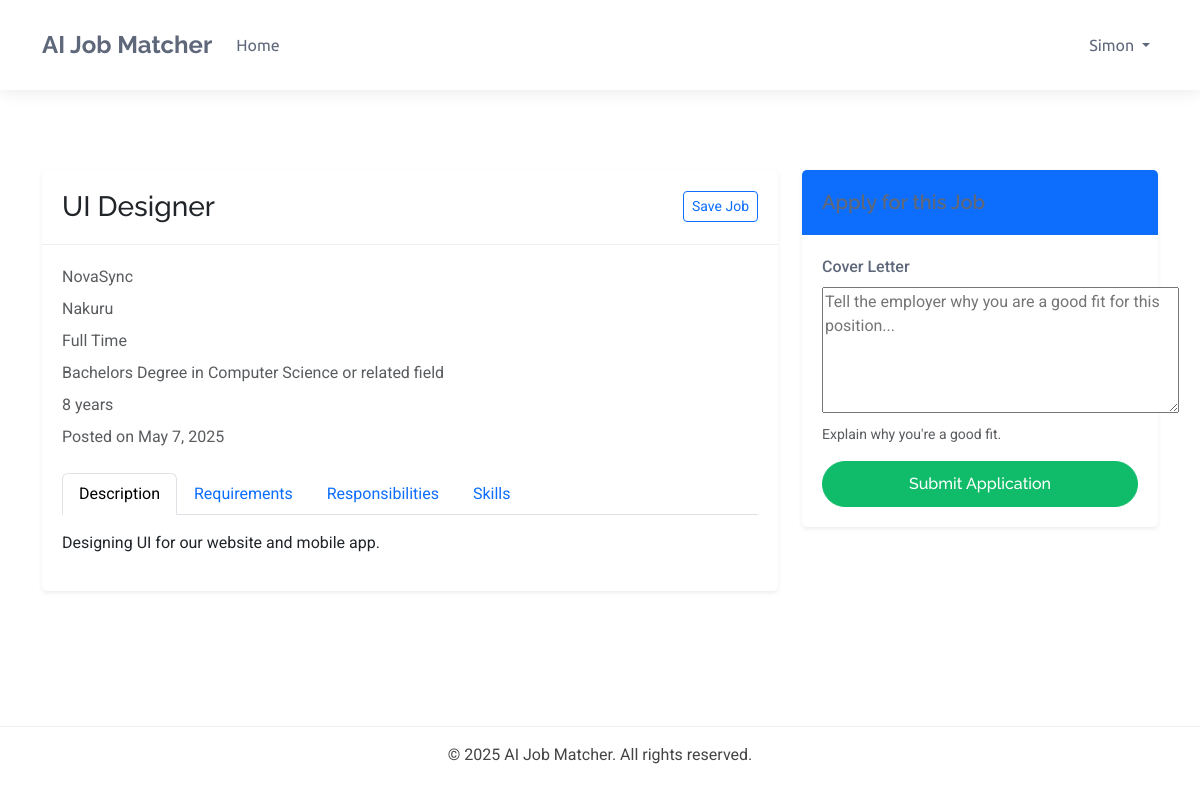
Page /candidate/jobs/27/ (signed in) on the committed database.
### accounts/models.py (models this page shows, shortened)
class TrackingModel(models.Model):
    created_at = models.DateTimeField(auto_now_add=True)
    updated_at = models.DateTimeField(auto_now=True)
    class Meta:
        abstract = True
        ordering = ["-created_at"]

class User(AbstractBaseUser, TrackingModel):
    username_validator = UnicodeUsernameValidator()
    Role_choices = (
        ("Administrator", "Administrator"),
        ("Recruiter", "Recruiter"),
        ("Candidate", "Candidate")
    )
    Gender_choices = (
        ("Male", "Male"),
        ("Female", "Female"),
        ("Other", "Other")
    )
    username = models.CharField(
        _('username'),
        max_length=150,
        unique=True,
        validators=[username_validator],
        error_messages={
            'unique':_("A user with that username already exists."),
        },
    )
    phoneNumberRegex = RegexValidator(regex=r"^\+?1?\d{8,15}$")
    full_name = models.CharField(_('full name'),max_length=200)
    email = models.EmailField(_('email'), unique=True, error_messages={
        'unique': ('A user with email already exists.'),
    })
    gender = models.CharField(_("gender"), max_length=10, choices=Gender_choices)
    phone = PhoneNumberField(
        _('phone number'), unique=True,validators=[phoneNumberRegex],
        blank=True, null=True, max_length=27)
    country = models.CharField(_("country"), max_length=50,
                              blank=True, null=True)
    city = models.CharField(_("city"), max_length=50,
                              blank=True, null=True)
    role = models.CharField(_('Role'), max_length=17, choices=Role_choices, default="Client")
    is_active = models.BooleanField(_('active'), default=True)
    is_admin = models.BooleanField(_('admin'), default=False)
    is_staff = models.BooleanField(_("staff"), default=False)
    timestamp = models.DateTimeField(_("timestamp"), auto_now_add=True)
    objects = CustomManager()
    USERNAME_FIELD = 'email'
    REQUIRED_FIELDS = ['username',]
    @property
    def staff(self):
        return self.staff
    @property
    def active(self):
        return self.active
    @property
    def admin(self):
        return self.admin

### dashboards/models.py (models this page shows, shortened)
class BaseModel(models.Model):
    created_at = models.DateTimeField(auto_now_add=True)
    updated_at = models.DateTimeField(auto_now=True)
    class Meta:
        abstract = True

class JobPosting(BaseModel):
    STATUS_CHOICES = (
        ('active', 'Active'),
        ('filled', 'Filled'),
        ('expired', 'Expired'),
        ('draft', 'Draft'),
    )
    recruiter = models.ForeignKey(Recruiter, on_delete=models.CASCADE, related_name='job_postings')
    title = models.CharField(_('job title'), max_length=255)
    company_name = models.CharField(_('company name'), max_length=255)
    category = models.CharField(_('job category'), max_length=100)
    description = models.TextField(_('job description'))
    requirements = models.TextField(_('job requirements'))
    responsibilities = models.TextField(_('responsibilities'))
    location = models.CharField(_('location'), max_length=255)
    salary_min = models.DecimalField(_('minimum salary'), max_digits=12, decimal_places=2, null=True, blank=True)
    salary_max = models.DecimalField(_('maximum salary'), max_digits=12, decimal_places=2, null=True, blank=True)
    experience_required = models.PositiveIntegerField(_('experience required (years)'), default=0)
    education_level = models.CharField(_('education level'), max_length=100)
    employment_type = models.CharField(_('employment type'), max_length=50)
    status = models.CharField(_('status'), max_length=20, choices=STATUS_CHOICES, default='active')
    expiry_date = models.DateField(_('expiry date'), default=timezone.now)
    skills_required = models.TextField(_('skills required'))
    embedding_vector = models.BinaryField(_('job embedding vector'), null=True, blank=True)
    class Meta:
        ordering = ['-created_at']
        verbose_name = _('Job Posting')
        verbose_name_plural = _('Job Postings')

### candidate/views.py (the view)
# urls.py: path('jobs/<int:job_id>/', views.job_detail, name='job_detail'),
@login_required
@user_passes_test(is_candidate)
def job_detail(request, job_id):
    try:
        candidate = request.user.candidate
    except Candidate.DoesNotExist:
        messages.error(request, "Candidate profile not found")
        return redirect('accounts:profile')
    job = get_object_or_404(JobPosting, id=job_id, status='active')
    resume = Resume.objects.filter(candidate=candidate).first()
    resume_uploaded = bool(resume)
    resume_processed = resume.is_processed if resume else False
    match_score = 0
    if resume_uploaded and resume_processed and job.embedding_vector:
        match_score = predict_specific_job_candidate_match(job, candidate)
    application = JobApplication.objects.filter(job=job, candidate=candidate).first()
    already_applied = application is not None
    is_saved = SavedJob.objects.filter(job=job, candidate=candidate).exists()
    if request.method == 'POST' and not already_applied:
        if not resume_uploaded:
            messages.error(request, "Please upload your resume before applying.")
            return redirect('candidate:upload_resume')
        if not resume_processed:
            messages.warning(request, "Your resume is still being processed.")
            return redirect('candidate:candidate_dashboard')
        form = JobApplicationForm(request.POST)
        if form.is_valid():
            application = form.save(commit=False)
            application.candidate = candidate
            application.job = job
            application.resume = resume
            application.match_score = match_score
            application.save()
            messages.success(request, f"You have successfully applied for {job.title}.")
            return redirect('candidate:application_list')
    else:
        form = JobApplicationForm()
    context = {
        'job': job,
        'form': form,
        'already_applied': already_applied,
        'application': application,
        'is_saved': is_saved,
        'resume_uploaded': resume_uploaded,
        'resume_processed': resume_processed,
        'match_score': match_score,
    }
    return render(request, 'candidate/job_detail.html', context)

### candidate/forms.py
class JobApplicationForm(forms.ModelForm):
    class Meta:
        model = JobApplication
        fields = ['cover_letter']
        widgets = {
            'cover_letter': forms.Textarea(attrs={
                'rows': 5,
                'placeholder': _('Tell the employer why you are a good fit for this position...')
            }),
        }

### candidate/templatetags/custom_filters.py (called while the page is built)
@register.filter
def split_string(value, separator=','):
    if value:
        return [item.strip() for item in value.split(separator)]
    return []

### candidate/views.py (called while the page is built)
def is_candidate(user):
    return user.is_authenticated and user.role == 'Candidate'

### templates/candidate/job_detail.html (shortened to what this page needs)
{% extends "candidate/base.html" %}
{% load static %}
{% load custom_filters %}
{% block content %}
<div class="container mt-4">
    <div class="row">
        <div class="col-md-8">
            <div class="card shadow-sm mb-4">
                <div class="card-header d-flex justify-content-between align-items-center">
                    <h1 class="h3 mb-0">{{ job.title }}</h1>
                    <div>
                        <a href="{% url 'candidate:toggle_save_job' job.id %}" class="btn btn-outline-primary btn-sm">
                            {% if is_saved %}
                            <i class="fas fa-bookmark"></i> Saved
                            {% else %}
                             Save Job
                            {% endif %}
                        </a>
                    </div>
                </div>
                <div class="card-body">
                    <p class="text-muted mb-2"> {{ job.company_name }}</p>
                    <p class="text-muted mb-2"> {{ job.location }}</p>
                    <p class="text-muted mb-2"> {{ job.employment_type }}</p>
                    <p class="text-muted mb-2"> {{ job.education_level }}</p>
                    <p class="text-muted mb-2"> {{ job.experience_required }} years</p>
                    <p class="text-muted mb-2"> Posted on {{ job.created_at|date:"F j, Y" }}</p>
                    <ul class="nav nav-tabs mt-4" id="jobDetailsTab" role="tablist">
                        <li class="nav-item">
                            <button class="nav-link active" id="desc-tab" data-bs-toggle="tab" data-bs-target="#desc" type="button" role="tab">Description</button>
                        </li>
                        <li class="nav-item">
                            <button class="nav-link" id="reqs-tab" data-bs-toggle="tab" data-bs-target="#reqs" type="button" role="tab">Requirements</button>
                        </li>
                        <li class="nav-item">
                            <button class="nav-link" id="resp-tab" data-bs-toggle="tab" data-bs-target="#resp" type="button" role="tab">Responsibilities</button>
                        </li>
                        <li class="nav-item">
                            <button class="nav-link" id="skills-tab" data-bs-toggle="tab" data-bs-target="#skills" type="button" role="tab">Skills</button>
                        </li>
                    </ul>
                    <div class="tab-content mt-3" id="jobDetailsTabContent">
                        <div class="tab-pane fade show active" id="desc" role="tabpanel">
                            {{ job.description|linebreaks }}
                        </div>
                    </div>
                </div>
            </div>
        </div>
        <div class="col-md-4">
            {% if already_applied %}
            <div class="card shadow-sm mb-4">
                <div class="card-header bg-success text-white">
                    <h5 class="mb-0">Application Status</h5>
                </div>
                <div class="card-body">
                    <p class="lead mb-3">You've already applied.</p>
                    <p><strong>Status:</strong> {{ application.status }}</p>
                    <p><strong>Applied on:</strong> {{ application.created_at|date:"F j, Y" }}</p>
                    <a href="{% url 'candidate:application_detail' application.id %}" class="btn btn-outline-primary w-100 mt-3">View Application</a>
                </div>
            </div>
            {% else %}
            <div class="card shadow-sm mb-4">
                <div class="card-header bg-primary text-white">
                    <h5 class="mb-0">Apply for this Job</h5>
                </div>
                <div class="card-body">
                    {% if not resume_uploaded %}
                    <div class="alert alert-warning mb-3">
                        <i class="fas fa-exclamation-triangle"></i> Upload your resume before applying.
                        <a href="{% url 'candidate:upload_resume' %}" class="alert-link">Upload Resume</a>
                    </div>
                    {% elif not resume_processed %}
                    <div class="alert alert-info mb-3">
                        <i class="fas fa-spinner fa-spin"></i> Resume is still being processed.
                    </div>
                    {% else %}
                    <form method="post">
                        <div class="mb-3">
                            <label for="{{ form.cover_letter.id_for_label }}" class="form-label">Cover Letter</label>
                            {{ form.cover_letter }}
                            <div class="form-text">Explain why you're a good fit.</div>
                        </div>
                        <button type="submit" class="btn btn-primary w-100">
                             Submit Application
                        </button>
                    </form>
                    {% endif %}
                </div>
            </div>
            {% endif %}
        </div>
    </div>
</div>
{% endblock %}

### templates/candidate/base.html (shortened to what this page needs)
{%load static%}
<!DOCTYPE html>
<html lang="en">
<head>
    <link href="https://cdn.jsdelivr.net/npm/bootstrap@5.3.0-alpha1/dist/css/bootstrap.min.css" rel="stylesheet">
</head>
<body>
    <nav class="navbar navbar-expand-lg">
        <div class="container">
            <a class="navbar-brand" href="/">AI Job Matcher</a>
            <div class="collapse navbar-collapse" id="navbarNav">
                <ul class="navbar-nav me-auto">
                    <li class="nav-item">
                        <a class="nav-link" href="{% url 'accounts:home' %}">Home</a>
                    </li>
                </ul>
                <ul class="navbar-nav">
                    {% if user.is_authenticated %}
                        <li class="nav-item dropdown">
                            <a class="nav-link dropdown-toggle" href="#" id="navbarDropdown" role="button" data-bs-toggle="dropdown" aria-expanded="false">
                                {{ user.username }}
                            </a>
                        </li>
                    {% endif %}
                </ul>
            </div>
        </div>
    </nav>
    <div class="container main-content">
        {% block content %}{% endblock %}
    </div>
    <footer class="text-center py-3">
        <div class="container">
            <p class="mb-0">&copy; {% now "Y" %} AI Job Matcher. All rights reserved.</p>
        </div>
    </footer>
</body>
</html>

### templates/candidate/base.html (style rules this page uses)
:root { --default-font: "Roboto", system-ui, -apple-system, "Segoe UI", Roboto, "Helvetica Neue", Arial, "Noto Sans", "Liberation Sans", sans-serif; --heading-font: "Raleway", sans-serif; --nav-font: "Ubuntu", sans-serif; --background-color: #ffffff; --default-color: #444444; --heading-color: #5f687b; --accent-color: #10bc69; --surface-color: #ffffff; --contrast-color: #ffffff; --nav-color: #5f687b; --nav-hover-color: #10bc69; --nav-mobile-background-color: #ffffff; --nav-dropdown-background-color: #ffffff; --nav-dropdown-color: #5f687b; --nav-dropdown-hover-color: #10bc69; }
body { color: var(--default-color); background-color: var(--background-color); font-family: var(--default-font); }
h1, h2, h3, h4, h5, h6 { color: var(--heading-color); font-family: var(--heading-font); }
a { color: var(--accent-color); text-decoration: none; transition: 0.3s; }
.navbar { padding: 15px 0; transition: all 0.5s; background-color: var(--background-color) !important; box-shadow: 0px 0 18px rgba(0, 0, 0, 0.1); }
.navbar-brand { font-family: var(--heading-font); font-weight: 700; font-size: 24px; color: var(--heading-color) !important; }
.navbar-nav .nav-link { font-family: var(--nav-font); color: var(--nav-color) !important; font-weight: 400; padding: 18px 15px; transition: 0.3s; }
.main-content { min-height: calc(100vh - 180px); padding: 40px 0; }
.form-label { color: var(--heading-color); font-weight: 500; }
.btn-primary { background-color: var(--accent-color); border-color: var(--accent-color); border-radius: 50px; padding: 10px 25px; transition: all 0.3s; font-family: var(--heading-font); font-weight: 500; }
.card { border: none; border-radius: 5px; background-color: var(--surface-color); box-shadow: 0px 0px 20px rgba(0, 0, 0, 0.1); transition: all 0.3s; margin-bottom: 20px; }
.card-header { background-color: transparent; border-bottom: 1px solid rgba(95, 104, 123, 0.1); padding: 20px; }
.card-header h4, .card-header h5 { margin-bottom: 0; font-weight: 600; }
.card-body { padding: 20px; }
footer { background-color: var(--background-color) !important; border-top: 1px solid rgba(95, 104, 123, 0.1); color: var(--default-color) !important; padding: 25px 0; }

### rows in the picture
User: username "Simon"
JobPosting: title "UI Designer", company_name "NovaSync", location "Nakuru", employment_type "Full Time", education_level "Bachelors Degree in Computer Science or related field", experience_required "8", created_at "May 7, 2025", description "Designing UI for our website and mobile app."
